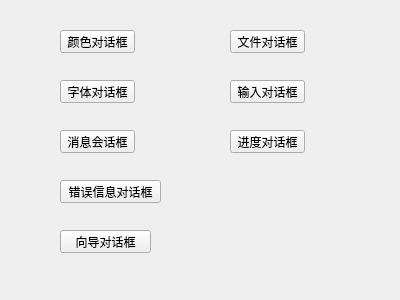
<?xml version="1.0" encoding="UTF-8"?>
<ui version="4.0">
 <class>MyWidget</class>
 <widget class="QWidget" name="MyWidget">
  <property name="geometry">
   <rect>
    <x>0</x>
    <y>0</y>
    <width>400</width>
    <height>300</height>
   </rect>
  </property>
  <property name="windowTitle">
   <string>Form</string>
  </property>
  <widget class="QPushButton" name="pushButton">
   <property name="geometry">
    <rect>
     <x>60</x>
     <y>30</y>
     <width>75</width>
     <height>23</height>
    </rect>
   </property>
   <property name="text">
    <string>颜色对话框</string>
   </property>
  </widget>
  <widget class="QPushButton" name="pushButton_2">
   <property name="geometry">
    <rect>
     <x>230</x>
     <y>30</y>
     <width>75</width>
     <height>23</height>
    </rect>
   </property>
   <property name="text">
    <string>文件对话框</string>
   </property>
  </widget>
  <widget class="QPushButton" name="pushButton_3">
   <property name="geometry">
    <rect>
     <x>60</x>
     <y>80</y>
     <width>75</width>
     <height>23</height>
    </rect>
   </property>
   <property name="text">
    <string>字体对话框</string>
   </property>
  </widget>
  <widget class="QPushButton" name="pushButton_4">
   <property name="geometry">
    <rect>
     <x>230</x>
     <y>80</y>
     <width>75</width>
     <height>23</height>
    </rect>
   </property>
   <property name="text">
    <string>输入对话框</string>
   </property>
  </widget>
  <widget class="QPushButton" name="pushButton_5">
   <property name="geometry">
    <rect>
     <x>60</x>
     <y>130</y>
     <width>75</width>
     <height>23</height>
    </rect>
   </property>
   <property name="text">
    <string>消息会话框</string>
   </property>
  </widget>
  <widget class="QPushButton" name="pushButton_6">
   <property name="geometry">
    <rect>
     <x>230</x>
     <y>130</y>
     <width>75</width>
     <height>23</height>
    </rect>
   </property>
   <property name="text">
    <string>进度对话框</string>
   </property>
  </widget>
  <widget class="QPushButton" name="pushButton_7">
   <property name="geometry">
    <rect>
     <x>60</x>
     <y>180</y>
     <width>101</width>
     <height>23</height>
    </rect>
   </property>
   <property name="text">
    <string>错误信息对话框</string>
   </property>
  </widget>
  <widget class="QPushButton" name="pushButton_8">
   <property name="geometry">
    <rect>
     <x>60</x>
     <y>230</y>
     <width>91</width>
     <height>23</height>
    </rect>
   </property>
   <property name="text">
    <string>向导对话框</string>
   </property>
  </widget>
 </widget>
 <resources/>
 <connections/>
</ui>
